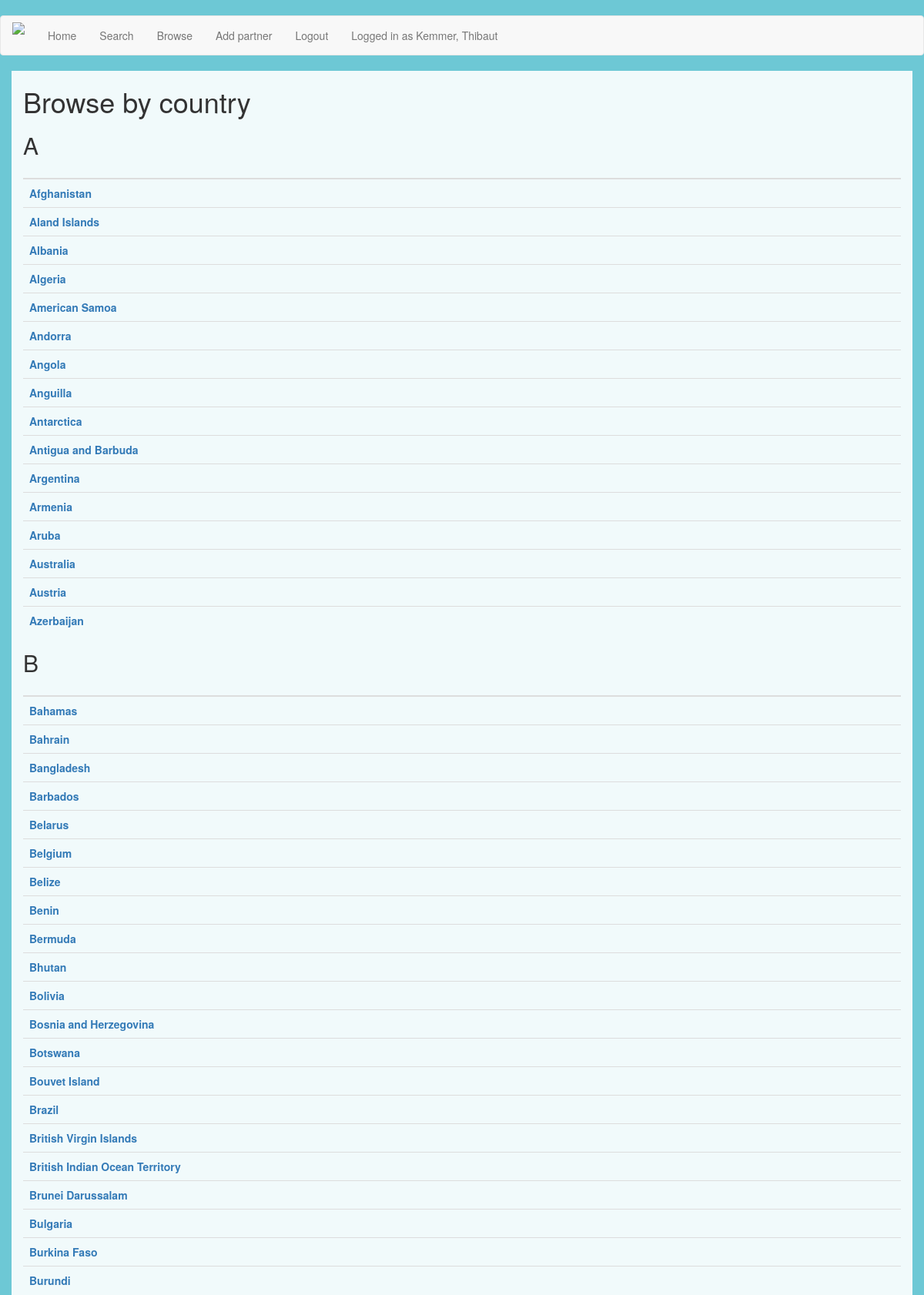
Screenshot of /browse-by-country/ (signed in, upper part) with the database file from the repository.
### app/models.py (models this page shows, shortened)
class User(UserMixin, db.Model):
	id = db.Column(db.Integer, primary_key=True)
	userid = db.Column(db.String(64), index=True, unique=True)
	fname = db.Column(db.String(64), index=True)
	sname = db.Column(db.String(64), index=True)
	email = db.Column(db.String(120), index=True, unique=True)
	role = db.Column(db.String)
	passwordhash = db.Column(db.String(128))
	collabs = db.relationship('Partner', backref='col_owner', lazy='dynamic')
	reports = db.relationship('Report', backref='report_author', lazy='dynamic')
	def is_admin(self):
		if self.role == 'Admin':
			return True
		else:
			return False
	@login.user_loader
	def load_user(id):
		return User.query.get(int(id))

class Country(db.Model):
	iso = db.Column(db.String, primary_key=True)
	name = db.Column(db.String)

### app/routes.py (the view)
@app.route('/browse-by-country/')
@login_required
def browsecountry():
	alphabet = list(string.ascii_uppercase)
	countries = []
	for a in alphabet:
		c = Country.query.filter(Country.name.like(a+'%')).all()
		countries.append(c)
	ziplist = zip(alphabet, countries)
	return render_template('browse-by-country.html', ziplist=ziplist)

### app/templates/browse-by-country.html (shortened to what this page needs)
{% extends "base.html" %}
{% block app_content %}
	<head>
	</head>
	<body>
		<div class="container-fluid" id="container">
			<h1> Browse by country </h1>
			{% for letter, countrylist in ziplist %}
				<h2>{{ letter }} </h2>
					<table class="table">
						<thead>
							<tr>
				    			<th scope="col"></th>
				    		</tr>
						</thead>
						<tbody>
							{% for c in countrylist %}
					    	<tr>
						    	<th scope="row"><a href="{{ url_for('country', iso=c.iso) }}">{{ c.name }}<a/></th>
							</tr>
			    			{% endfor %}
						</tbody>
					</table>
			{% endfor %}
	   </div>
	</body>
{% endblock %}

### app/templates/base.html (shortened to what this page needs)
{% extends 'bootstrap/base.html' %}
{% import 'bootstrap/wtf.html' as wtf %}
{% block navbar %}
	<nav class="navbar navbar-default" id="navbardef">
		<div class="container-fluid">
            <div class="navbar-header">
                <a class="navbar-brand" rel="home" href="{{ url_for('index') }}" title="Home">
                <img style="max-width:100px; margin-top: -7px;"src="https://image.ibb.co/mCLfGy/logo.png">
                </a>
            </div>
            <div class="collapse navbar-collapse" id="bs-example-navbar-collapse-1">
                <ul class="nav navbar-nav">
                    <li><a href="{{ url_for('landing') }}">Home</a></li>
                <ul class="nav navbar-nav navbar-right">
                    {% if current_user.is_anonymous %}
                    <li><a href="{{ url_for('login') }}">Login</a></li>
                    {% else %}
                    <li><a href="{{ url_for('search') }}">Search</a></li>
                    <li><a href="{{ url_for('browsecountry') }}">Browse</a></li>
                    <li><a href="{{ url_for('newpartner') }}">Add partner</a></li>
                    <li><a href="{{ url_for('logout') }}">Logout</a></li>
                    <li><a href="{{ url_for('profile') }}">Logged in as {{ current_user.sname }}, {{ current_user.fname }}</a></li>
                    {% endif %}
                </ul>
            </div>
        </div>
	</nav>
{% endblock %}
{% block content %}
    <head>
    </head>
    <div class="container-fluid">
        {% block app_content %}{% endblock %}
    </div>
{% endblock %}

### app/templates/base.html (style rules this page uses)
body { background-color: #6dc8d5; height: 100%; background-size: cover; background-position: center; background-repeat: no-repeat; padding-top: 20px }

### app/templates/browse-by-country.html (style rules this page uses)
body { height: 100%; background-position: center; background-repeat: no-repeat; background-size: cover; }
#container { background: rgba(255, 255, 255, 0.9); padding-bottom: 20px; }

### rows the page displays
User: sname "Kemmer", fname "Thibaut"
Country: name "Afghanistan"
Country: name "Aland Islands"
Country: name "Albania"
Country: name "Algeria"
Country: name "American Samoa"
Country: name "Andorra"
Country: name "Angola"
Country: name "Anguilla"
Country: name "Antarctica"
Country: name "Antigua and Barbuda"
Country: name "Argentina"
Country: name "Armenia"
Country: name "Aruba"
Country: name "Australia"
Country: name "Austria"
Country: name "Azerbaijan"
Country: name "Bahamas"
Country: name "Bahrain"
Country: name "Bangladesh"
Country: name "Barbados"
Country: name "Belarus"
Country: name "Belgium"
Country: name "Belize"
Country: name "Benin"
Country: name "Bermuda"
Country: name "Bhutan"
Country: name "Bolivia"
Country: name "Bosnia and Herzegovina"
Country: name "Botswana"
Country: name "Bouvet Island"
Country: name "Brazil"
Country: name "British Virgin Islands"
Country: name "British Indian Ocean Territory"
Country: name "Brunei Darussalam"
Country: name "Bulgaria"
Country: name "Burkina Faso"
Country: name "Burundi"

### other values shown
{{ letter }} "A" "B"
